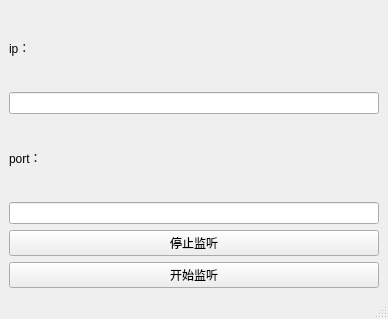
<?xml version="1.0" encoding="UTF-8"?>
<ui version="4.0">
 <class>myTcpServer</class>
 <widget class="QMainWindow" name="myTcpServer">
  <property name="geometry">
   <rect>
    <x>0</x>
    <y>0</y>
    <width>388</width>
    <height>319</height>
   </rect>
  </property>
  <property name="windowTitle">
   <string>MainWindow</string>
  </property>
  <widget class="QWidget" name="centralwidget">
   <layout class="QVBoxLayout" name="verticalLayout">
    <item>
     <widget class="QLabel" name="label">
      <property name="text">
       <string>ip：</string>
      </property>
     </widget>
    </item>
    <item>
     <widget class="QLineEdit" name="ip"/>
    </item>
    <item>
     <widget class="QLabel" name="label_2">
      <property name="text">
       <string>port：</string>
      </property>
     </widget>
    </item>
    <item>
     <widget class="QLineEdit" name="port"/>
    </item>
    <item>
     <widget class="QPushButton" name="endLisBtn">
      <property name="text">
       <string>停止监听</string>
      </property>
     </widget>
    </item>
    <item>
     <widget class="QPushButton" name="startLisBtn">
      <property name="text">
       <string>开始监听</string>
      </property>
     </widget>
    </item>
   </layout>
  </widget>
  <widget class="QMenuBar" name="menubar">
   <property name="geometry">
    <rect>
     <x>0</x>
     <y>0</y>
     <width>388</width>
     <height>22</height>
    </rect>
   </property>
  </widget>
  <widget class="QStatusBar" name="statusbar"/>
 </widget>
 <resources/>
 <connections/>
</ui>
